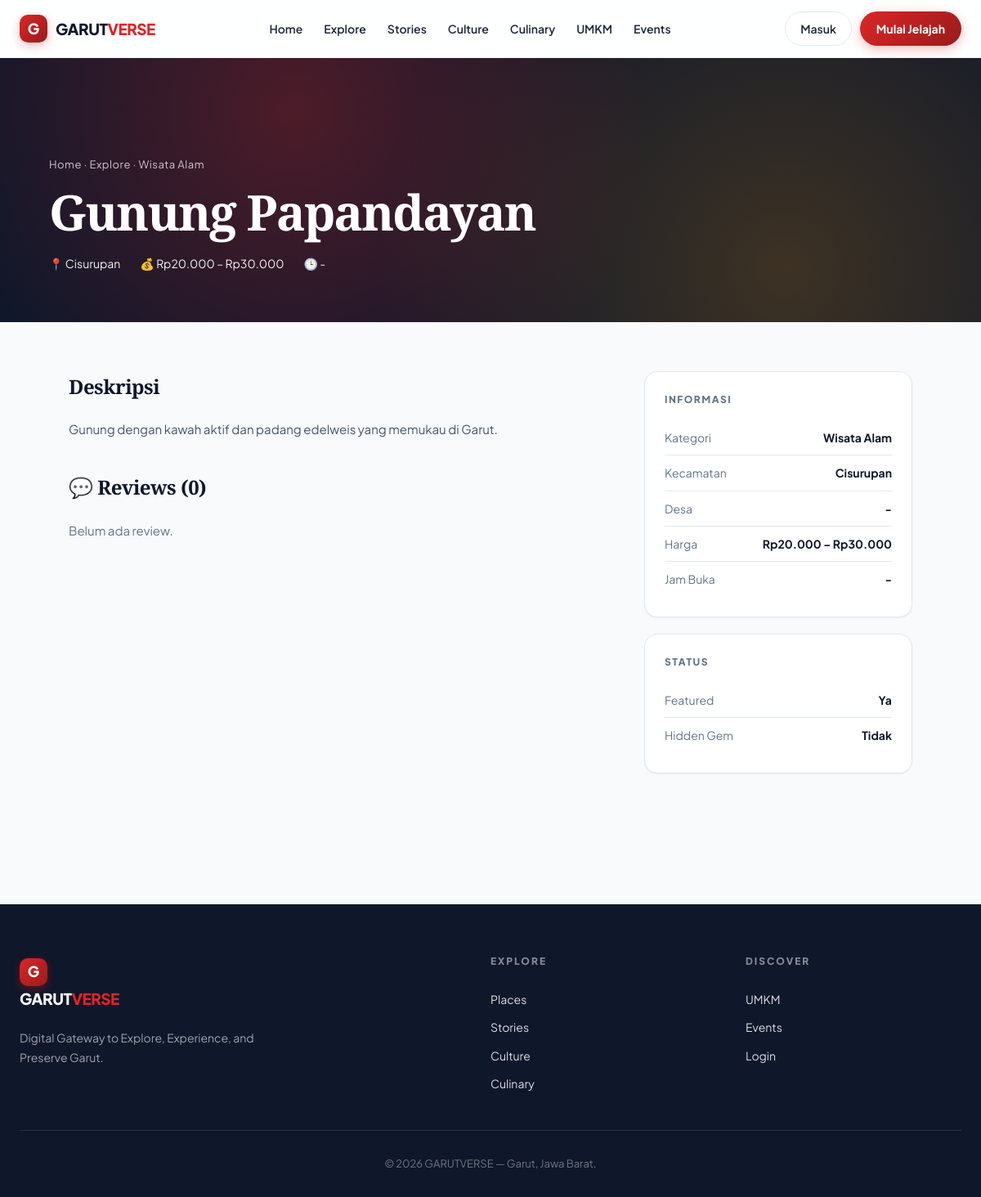
Page /detail.php?slug=gunung-papandayan on the committed database.
### tables this page shows
CREATE TABLE `places` (
  `id` bigint(20) UNSIGNED NOT NULL,
  `category_id` bigint(20) UNSIGNED NOT NULL,
  `name` varchar(150) NOT NULL,
  `slug` varchar(180) NOT NULL,
  `description` text DEFAULT NULL,
  `address` varchar(255) DEFAULT NULL,
  `district_id` bigint(20) UNSIGNED DEFAULT NULL,
  `village_id` bigint(20) UNSIGNED DEFAULT NULL,
  `latitude` decimal(10,7) DEFAULT NULL,
  `longitude` decimal(10,7) DEFAULT NULL,
  `price_min` int(10) UNSIGNED DEFAULT NULL,
  `price_max` int(10) UNSIGNED DEFAULT NULL,
  `opening_hours` varchar(255) DEFAULT NULL,
  `phone` varchar(30) DEFAULT NULL,
  `website` varchar(255) DEFAULT NULL,
  `is_hidden_gem` tinyint(1) NOT NULL DEFAULT 0,
  `is_featured` tinyint(1) NOT NULL DEFAULT 0,
  `status` enum('draft','published','archived') NOT NULL DEFAULT 'published',
  `created_by` bigint(20) UNSIGNED DEFAULT NULL,
  `created_at` datetime NOT NULL DEFAULT current_timestamp(),
  `updated_at` datetime NOT NULL DEFAULT current_timestamp() ON UPDATE current_timestamp()
);

CREATE TABLE `categories` (
  `id` bigint(20) UNSIGNED NOT NULL,
  `name` varchar(80) NOT NULL,
  `slug` varchar(100) NOT NULL,
  `icon` varchar(100) DEFAULT NULL,
  `description` text DEFAULT NULL,
  `created_at` datetime NOT NULL DEFAULT current_timestamp(),
  `updated_at` datetime NOT NULL DEFAULT current_timestamp() ON UPDATE current_timestamp()
);

CREATE TABLE `districts` (
  `id` bigint(20) UNSIGNED NOT NULL,
  `name` varchar(100) NOT NULL,
  `created_at` datetime NOT NULL DEFAULT current_timestamp()
);

### config.php (called while the page is built, shortened)
<?php
function priceLabel($min, $max) {
    return 'Rp' . number_format($min,0,',','.') . ' – Rp' . number_format($max,0,',','.');
}
function navActive($page) {
    $current = basename($_SERVER['PHP_SELF']);
    return $current === $page ? 'active' : '';
}
function e($str) { return htmlspecialchars($str ?? '', ENT_QUOTES, 'UTF-8'); }

### detail.php (the view, shortened to what this page needs)
<?php
require 'config.php';
$slug = $_GET['slug'] ?? '';
$stmt = $conn->prepare("
  SELECT p.*, c.name AS category_name, d.name AS district_name, v.name AS village_name
  FROM places p
  LEFT JOIN categories c ON c.id = p.category_id
  LEFT JOIN districts  d ON d.id = p.district_id
  LEFT JOIN villages   v ON v.id = p.village_id
  WHERE p.slug = ? LIMIT 1
");
$stmt->bind_param('s', $slug);
$stmt->execute();
$place = $stmt->get_result()->fetch_assoc();
$rev = $conn->prepare("SELECT r.*, pr.name AS user_name FROM reviews r JOIN profiles pr ON pr.id=r.user_id WHERE r.place_id=? AND r.status='approved' ORDER BY r.created_at DESC");
$rev->bind_param('i', $place['id']); $rev->execute();
$reviews = $rev->get_result()->fetch_all(MYSQLI_ASSOC);
include 'includes/header.php';
?>
<div class="detail-hero">
  <div class="detail-hero-inner">
    <div class="crumb">
      <a href="index.php">Home</a> · <a href="explore.php">Explore</a> · <?= e($place['category_name']) ?>
    </div>
    <h1><?= e($place['name']) ?></h1>
    <div class="meta">
      <span>📍 <?= e($place['district_name'] ?? '-') ?><?= $place['village_name'] ? ', ' . e($place['village_name']) : '' ?></span>
      <span>💰 <?= priceLabel($place['price_min'], $place['price_max']) ?></span>
      <span>🕒 <?= e($place['opening_hours'] ?? '-') ?></span>
    </div>
  </div>
</div>
<section class="detail-body">
  <div class="detail-grid">
    <div>
      <div class="detail-section">
        <h2>Deskripsi</h2>
        <p><?= nl2br(e($place['description'] ?? '-')) ?></p>
      </div>
      <div class="detail-section">
        <h2>💬 Reviews (<?= count($reviews) ?>)</h2>
        <?php if (empty($reviews)): ?>
          <p style="color:var(--muted);">Belum ada review.</p>
        <?php endif; ?>
      </div>
    </div>
    <aside>
      <div class="sidebar-box">
        <h3>Informasi</h3>
        <ul>
          <li><span>Kategori</span><b><?= e($place['category_name']) ?></b></li>
          <li><span>Kecamatan</span><b><?= e($place['district_name'] ?? '-') ?></b></li>
          <li><span>Desa</span><b><?= e($place['village_name'] ?? '-') ?></b></li>
          <li><span>Harga</span><b><?= priceLabel($place['price_min'], $place['price_max']) ?></b></li>
          <li><span>Jam Buka</span><b><?= e($place['opening_hours'] ?? '-') ?></b></li>
        </ul>
      </div>
      <div class="sidebar-box">
        <h3>Status</h3>
        <ul>
          <li><span>Featured</span><b><?= $place['is_featured'] ? 'Ya' : 'Tidak' ?></b></li>
          <li><span>Hidden Gem</span><b><?= $place['is_hidden_gem'] ? 'Ya' : 'Tidak' ?></b></li>
        </ul>
      </div>
    </aside>
  </div>
</section>
<?php include 'includes/footer.php'; ?>

### includes/header.php (shortened to what this page needs)
<!DOCTYPE html>
<html lang="id">
<head>
<link rel="stylesheet" href="assets/style.css">
</head>
<body>
<header class="site-header" id="siteHeader">
  <div class="header-inner">
    <a href="index.php" class="logo">
      <span class="logo-mark">G</span>
      <span class="logo-text">GARUT<span>VERSE</span></span>
    </a>
    <nav class="nav">
      <a href="index.php"     class="<?= navActive('index.php') ?>">Home</a>
      <a href="explore.php"   class="<?= navActive('explore.php') ?>">Explore</a>
      <a href="stories.php"   class="<?= navActive('stories.php') ?>">Stories</a>
      <a href="cultures.php"  class="<?= navActive('cultures.php') ?>">Culture</a>
      <a href="culinary.php"  class="<?= navActive('culinary.php') ?>">Culinary</a>
      <a href="umkm.php"      class="<?= navActive('umkm.php') ?>">UMKM</a>
      <a href="events.php"    class="<?= navActive('events.php') ?>">Events</a>
    </nav>
    <div class="header-actions">
      <a href="login.php" class="btn-ghost">Masuk</a>
      <a href="explore.php" class="btn-primary">Mulai Jelajah</a>
    </div>
  </div>
</header>

### includes/footer.php
<footer class="site-footer">
  <div class="footer-inner">
    <div class="footer-col">
      <a href="index.php" class="logo">
        <span class="logo-mark">G</span>
        <span class="logo-text">GARUT<span>VERSE</span></span>
      </a>
      <p class="footer-tag">Digital Gateway to Explore, Experience, and Preserve Garut.</p>
    </div>
    <div class="footer-col">
      <h4>Explore</h4>
      <a href="explore.php">Places</a>
      <a href="stories.php">Stories</a>
      <a href="cultures.php">Culture</a>
      <a href="culinary.php">Culinary</a>
    </div>
    <div class="footer-col">
      <h4>Discover</h4>
      <a href="umkm.php">UMKM</a>
      <a href="events.php">Events</a>
      <a href="login.php">Login</a>
    </div>
  </div>
  <div class="footer-bottom">© <?= date('Y') ?> GARUTVERSE — Garut, Jawa Barat.</div>
</footer>
</body>
</html>

### rows in the picture
places: category.name "Wisata Alam", name "Gunung Papandayan", district.name "Cisurupan", priceLabel($place['price_min'], $place['price_max']) "Rp20.000 – Rp30.000", opening_hours "-", description "Gunung dengan kawah aktif dan padang edelweis yang memukau di Garut."

### other values in the picture
count($reviews) "0"
$place['village_name'] "-"
